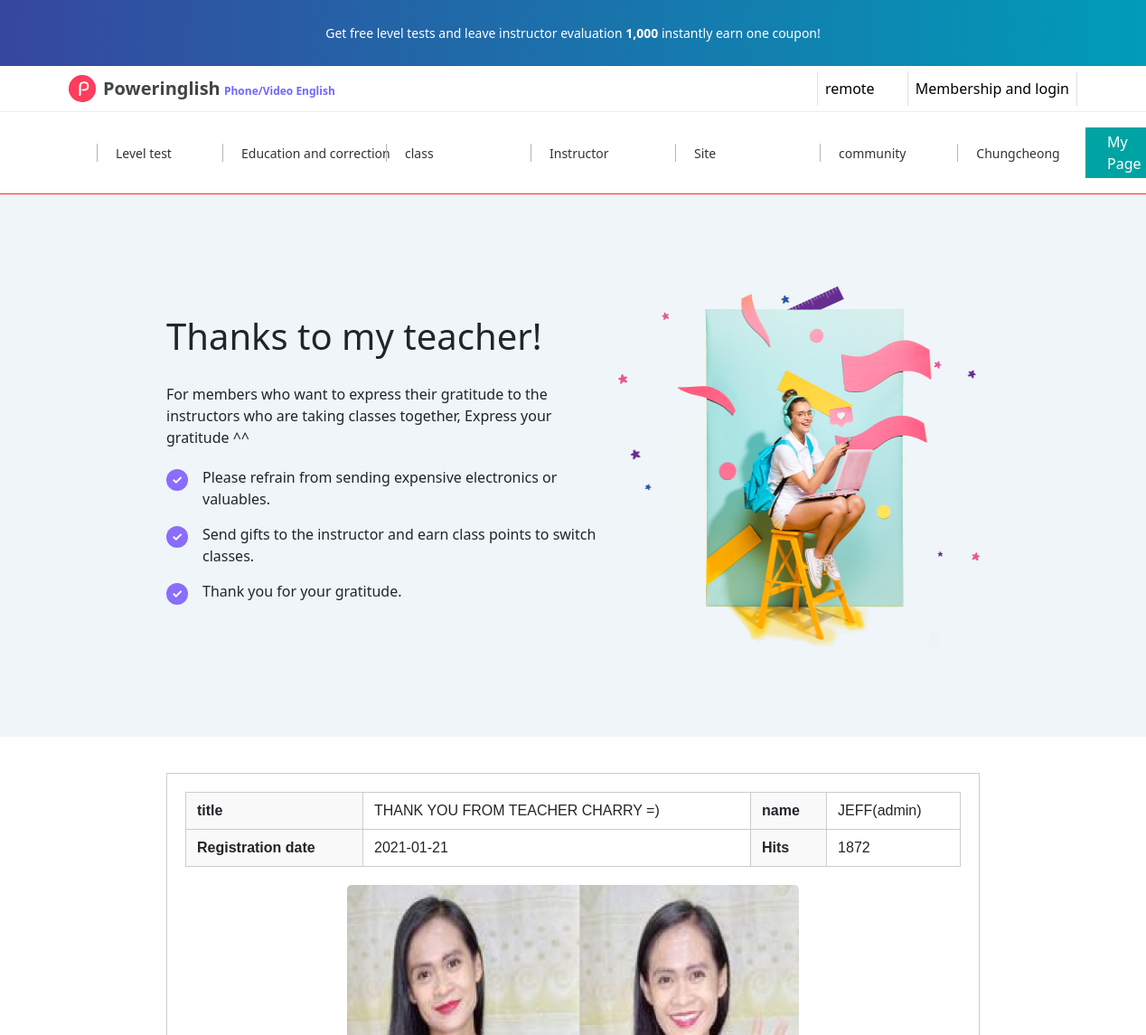
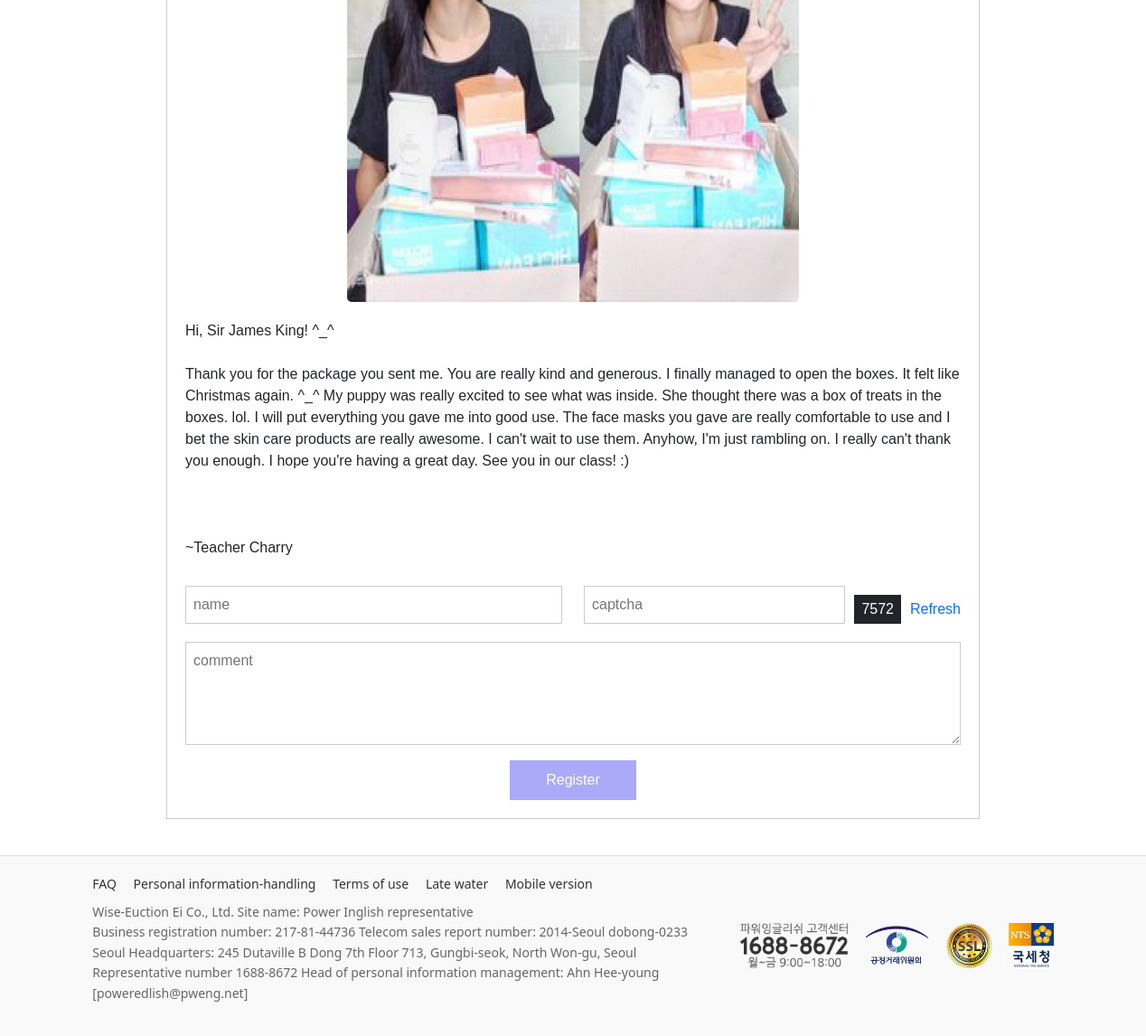
/thankYouMsg.php?id=2, run on the app's committed database (2 pictures, top to bottom).
### tables this page shows
CREATE TABLE `ThankYouInstructor` (`id` INTEGER PRIMARY KEY AUTOINCREMENT, `title` TEXT, `intructor_id` INTEGER REFERENCES "Instructors"(`id`), `registrationdate` TEXT, `views` INTEGER, "manager" TEXT, `Message` TEXT, `messageImages` TEXT, `ytlink` TEXT);

### database/messageDB.php (called while the page is built, shortened)
<?php
try {
    $db = new PDO('sqlite:database/database.db');
    $db->setAttribute(PDO::ATTR_ERRMODE, PDO::ERRMODE_EXCEPTION);
    $thankYouId = $_GET['id'];
    $stmt = $db->prepare("
        SELECT
            t.id,
            t.title,
            t.registrationdate,
            t.views,
            t.manager,
            t.message,
            t.messageImages,
            i.id AS instructor_id,
            i.instructorName
        FROM
            ThankYouInstructor t
        JOIN
            Instructors i ON t.intructor_id = i.id
        WHERE
            t.id = :id
    ");
    $stmt->bindParam(':id', $thankYouId, PDO::PARAM_INT);
    $stmt->execute();
    $thankYouMsg = $stmt->fetch(PDO::FETCH_ASSOC);
} catch (PDOException $e) {
    echo "Connection failed: " . $e->getMessage();
}
?>

### thankYouMsg.php (the view, shortened to what this page needs)
<!DOCTYPE html>
<html lang="en">
<head>
    <link href="https://cdn.jsdelivr.net/npm/bootstrap@5.3.0/dist/css/bootstrap.min.css" rel="stylesheet">
    <link rel="stylesheet" href="index.css"/>
</head>
<body>
    <?php
        include "component/header.php"
    ?>
    <?php
        include "database/messageDB.php"
    ?>
    <div class="thankyou-box">
    <table class="thankyou-table">
    <tr>
        <th>title</th>
        <td><?= htmlspecialchars( $thankYouMsg['title']) ?></td>
        <th>name</th>
        <td><?= htmlspecialchars( $thankYouMsg['manager']) ?></td>
    </tr>
    <tr>
        <th>Registration date</th>
        <td><?= htmlspecialchars( $thankYouMsg['registrationdate']) ?></td>
        <th>Hits</th>
        <td><?= htmlspecialchars( $thankYouMsg['views']) ?></td>
    </tr>
    </table>
    <div class="thankyou-image">
    <img src="<?= htmlspecialchars( $thankYouMsg['messageImages']) ?>" alt="Teacher Photo 1">
    </div>
    <span>
    <?= nl2br(htmlspecialchars($thankYouMsg['Message'])) ?>
    </span>
    <div class="comment-box">
    <form method="POST" action="database/commentDB.php">
        <div class="row">
            <div class="col-md-6">
                <input type="text" name="name" placeholder="name" required />
            </div>
            <div class="col-md-6 captcha-box">
                <input type="text" name="captcha" placeholder="captcha" />
                <div class="bg-dark text-white px-2 py-1">7572</div>
                <a href="#" class="text-decoration-none">Refresh</a>
            </div>
        </div>
        <textarea name="comment" rows="4" placeholder="comment" required></textarea>
        <div class="text-center">
            <button type="submit" class="register-btn">Register</button>
        </div>
    </form>
    </div>
    </div>
    <?php
        include "component/footer.php"
    ?>
</body>
</html>

### index.css (style rules this page uses)
.thankyou-box { border: 1px solid #ccc; padding: 20px; margin: 40px auto; max-width: 900px; font-family: Arial, sans-serif; }
.thankyou-table { width: 100%; border-collapse: collapse; margin-bottom: 20px; }
.thankyou-table td, .thankyou-table th { border: 1px solid #ccc; padding: 8px 12px; }
.thankyou-table th { background-color: #f9f9f9; text-align: left; }
.thankyou-image { display: flex; justify-content: center; gap: 20px; margin-bottom: 20px; }
.thankyou-image img { width: 500px; height: 500px; border-radius: 5px; }
.comment-box { margin-top: 30px; }
.comment-box input, .comment-box textarea { width: 100%; margin-bottom: 10px; padding: 8px; border: 1px solid #ccc; }
.captcha-box { display: flex; align-items: center; gap: 10px; margin-bottom: 10px; }
.register-btn { background-color: #aaaaf8; color: white; border: none; padding: 10px 40px; }

### data on the page
thankyouinstructor: title "THANK YOU FROM TEACHER CHARRY =)", manager "JEFF(admin)", registrationdate "2021-01-21", views "1872", Message "Hi, Sir James King! ^_^ Thank you for the package you sent me. You are really kind and generous. I finally managed to open the boxes. It felt like Christmas again. ^_^ My puppy was really excited to see what was inside. She thought there was a box of treats in the boxes. lol. I will put everything you gave me into good use. The face masks you gave are really comfortable to use and I bet the skin care products are really awesome. I can't wait to use them. Anyhow, I'm just rambling on. I really can't thank you enough. I hope you're having a great day. See you in our class! :) ~Teacher Charry"
